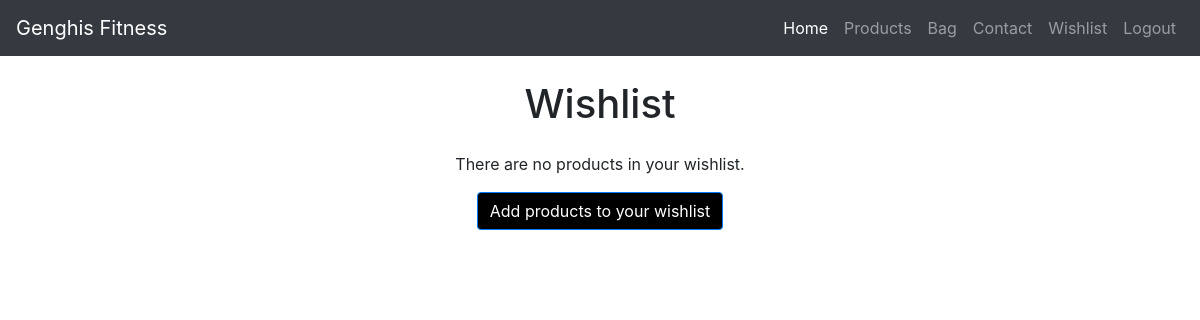
Page /wishlist/ (signed in) on the earlier database version.
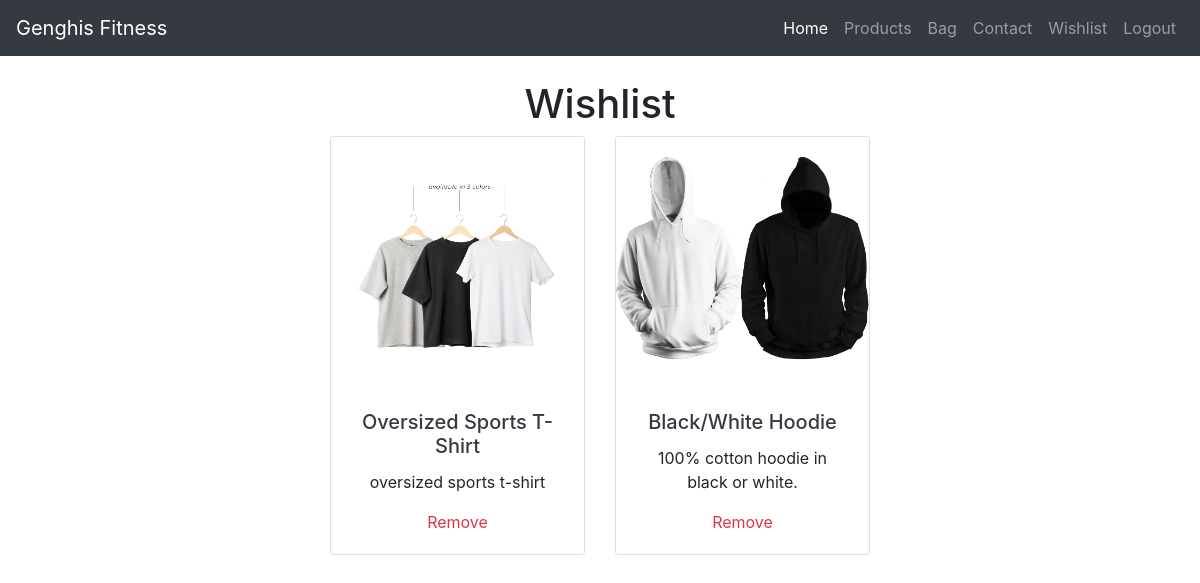
Same page on the later database version.
### wishlist/models.py (models this page shows)
class WishlistItem(models.Model):
    wishlist = models.ForeignKey(Wishlist, related_name='items', on_delete=models.CASCADE)
    product = models.ForeignKey(Product, on_delete=models.CASCADE)
    size = models.CharField(max_length=20, null=True)
    class Meta:
        unique_together = ('wishlist', 'product', 'size')

### products/models.py (models this page shows)
class Product(models.Model):
    name = models.CharField(max_length=100)
    description = models.TextField()
    price = models.DecimalField(max_digits=10, decimal_places=2)
    image = models.ImageField(upload_to='products/')
    created_at = models.DateTimeField(auto_now_add=True)
    category = models.ForeignKey('Category', on_delete=models.CASCADE, related_name='products')
    has_sizes = models.BooleanField(default=False, null=True, blank=True)

### wishlist/views.py (the view)
# urls.py: path('', WishlistView.as_view(), name='wishlist'),
class WishlistView(View):
    def get(self, request):
        wishlist = Wishlist.objects.filter(user=request.user).first()
        context = {
            'wishlist': wishlist
        }
        return render(request, 'wishlist/wishlist.html', context)

### context/bag_processor.py (called while the page is built, shortened)
def bag_contents(request):
    bag_items = []
    total = 0
    product_count = 0
    bag = request.session.get('bag', {})
    context = {
        'bag_items': bag_items,
        'total': total,
        'product_count': product_count,
        'grand_total': total,
    }
    return context

### wishlist/templates/wishlist/wishlist.html (shortened to what this page needs)
{% extends 'base.html' %}
{% load static %}
{% block content %}
  <div class="container text-center">
    <h1 class="mt-4">Wishlist</h1>
    {% if wishlist.items.all %}
      <div class="row justify-content-center">
        {% for item in wishlist.items.all %}
          <div class="col-sm-6 col-md-4 col-lg-3">
            <div class="card mb-4">
              <a href="{% url 'products:product_detail' item.product.pk %}">
                <img src="{{ item.product.image.url }}" class="card-img-top" alt="Product Image">
              </a>
              <div class="card-body">
                <h5 class="card-title">
                  <a href="{% url 'products:product_detail' item.product.pk %}" class="text-dark">{{ item.product.name|title }}</a>
                </h5>
                <p class="card-text">{{ item.product.description }}</p>
                <a href="#" class="remove-item text-danger" id="remove_{{ item.id }}" data-product_id="{{ item.product.id }}" data-product_size="{{ item.size }}">Remove</a>
              </div>
            </div>
          </div>
        {% endfor %}
      </div>
    {% else %}
      <div class="my-4">
        <p>There are no products in your wishlist.</p>
        <a href="{% url 'products:product_list' %}" class="btn btn-primary">Add products to your wishlist</a>
      </div>
    {% endif %}
  </div>
{% endblock %}

Differences in the rows shown:
added WishlistItem: product.image (picture), product.name "Oversized Sports T-Shirt", product.description "oversized sports t-shirt"
added WishlistItem: product.image (picture), product.name "Black/White Hoodie", product.description "100% cotton hoodie in black or white."
Other differences:
text no longer shown: "There are no products in your wishlist. Add products to your wishlist"
